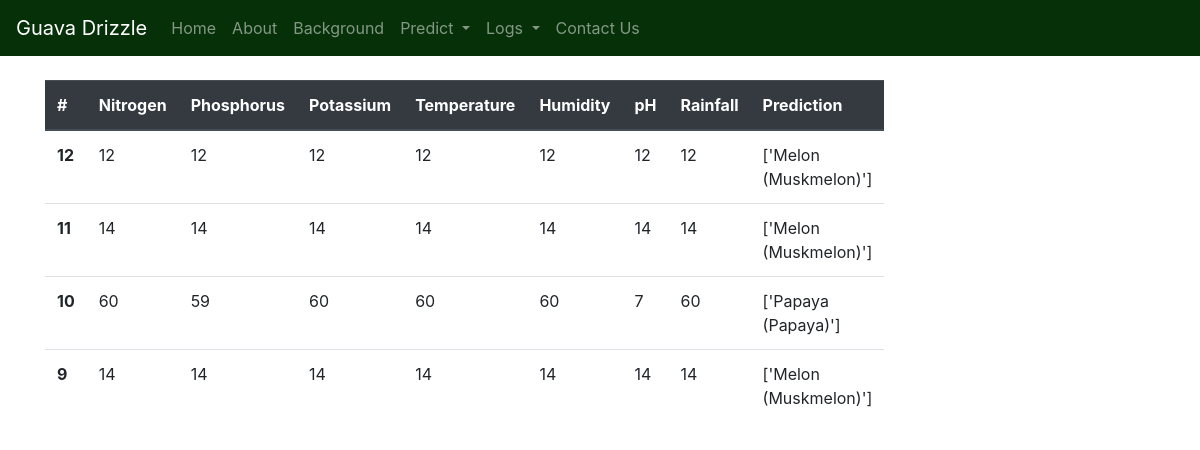
The page /predictedcrops/ on the database its author committed.
### myapp/models.py (models this page shows, shortened)
class Data(models.Model):
    nitrogen = models.PositiveIntegerField(validators = [MinValueValidator(0), MaxValueValidator(300)], null=True)
    phosphorus = models.PositiveIntegerField(validators = [MinValueValidator(0), MaxValueValidator(300)], null=True)
    potassium = models.PositiveIntegerField(validators = [MinValueValidator(0), MaxValueValidator(300)], null=True)
    temperature = models.PositiveIntegerField(validators = [MinValueValidator(0), MaxValueValidator(100)], null=True)
    humidity = models.PositiveIntegerField(validators = [MinValueValidator(0), MaxValueValidator(100)], null=True)
    ph = models.PositiveIntegerField(validators = [MinValueValidator(0), MaxValueValidator(14)], null=True)
    rainfall = models.PositiveIntegerField(validators = [MinValueValidator(0), MaxValueValidator(400)], null=True)
    predicted_crop = models.CharField(max_length=100, blank=True)
    class Meta:
        ordering = ['-id']

### myapp/views.py (the view)
# urls.py: path('predictedcrops/', views.predictedcrops, name='predictedcrops'),
def predictedcrops(request):
    predicted_crops = Data.objects.all()
    context={
        'predicted_crops': predicted_crops
    }
    return render(request, 'myapp/predictedcrops.html', context)

### myapp/templates/myapp/predictedcrops.html (shortened to what this page needs)
{% extends 'base/base.html' %}
{% block content %}
<div class="container">
    <div class="row mt-4">
        <div class="col-md-8 offset-md2">
            <table class="table">
                <thead class="thead-dark">
                  <tr>
                    <th scope="col">#</th>
                    <th scope="col">Nitrogen</th>
                    <th scope="col">Phosphorus</th>
                    <th scope="col">Potassium</th>
                    <th scope="col">Temperature</th>
                    <th scope="col">Humidity</th>
                    <th scope="col">pH</th>
                    <th scope="col">Rainfall</th>
                    <th scope="col">Prediction</th>
                  </tr>
                </thead>
                <tbody>
                  {% for data in predicted_crops %}
                  <tr>
                    <th scope="row">{{ data.id }}</th>
                    <td>{{ data.nitrogen }}</td>
                    <td>{{ data.phosphorus }}</td>
                    <td>{{ data.potassium }}</td>
                    <td>{{ data.temperature }}</td>
                    <td>{{ data.humidity }}</td>
                    <td>{{ data.ph }}</td>
                    <td>{{ data.rainfall }}</td>
                    <td>{{ data.predicted_crop }}</td>
                  </tr>
                  {% endfor %}
                </tbody>
              </table>
        </div>
    </div>
</div>
{% endblock %}

### myapp/templates/base/base.html (shortened to what this page needs)
<!doctype html>
<html lang="en">
  <head>
    <link rel="stylesheet" href="https://cdn.jsdelivr.net/npm/bootstrap@4.6.1/dist/css/bootstrap.min.css">
    <link rel="stylesheet" href="https://cdnjs.cloudflare.com/ajax/libs/font-awesome/5.14.0/css/all.min.css"><link rel="stylesheet" href="https://cdnjs.cloudflare.com/ajax/libs/font-awesome/5.14.0/css/all.min.css">
    <link rel="stylesheet" href="https://cdnjs.cloudflare.com/ajax/libs/font-awesome/5.14.0/css/all.min.css">
    <link rel="stylesheet" href="https://cdnjs.cloudflare.com/ajax/libs/font-awesome/4.7.0/css/font-awesome.min.css">
  </head>
  <body>
      {% include 'base/nav.html' %}
      {% block content %}
      {% endblock %}
  </body>
</html>

### myapp/templates/base/nav.html (shortened to what this page needs)
<nav class="navbar navbar-expand-lg sticky-top navbar-dark" style="background-color: #063008;">
    <a class="navbar-brand" href="{% url 'landing_page' %}">Guava Drizzle</a>
    <div class="collapse navbar-collapse" id="navbarNavDropdown">
      <ul class="navbar-nav">
        <li class="nav-item">
          <a class="nav-link" href="{% url 'home' %}">Home <span class="sr-only">(current)</span></a>
        </li>
        <li class="nav-item">
          <a class="nav-link" href="{% url 'aboutus' %}">About</a>
        </li>
        <li class="nav-item">
            <a class="nav-link" href="{% url 'information_page' %}">Background</a>
          </li>
        <li class="nav-item dropdown">
          <a class="nav-link dropdown-toggle" href="#" id="navbarDropdownMenuLink" role="button" data-toggle="dropdown" aria-expanded="false">
            Predict
          </a>
        </li>
        <li class="nav-item dropdown">
            <a class="nav-link dropdown-toggle" href="#" id="navbarDropdownMenuLink" role="button" data-toggle="dropdown" aria-expanded="false">
              Logs
            </a>
          </li>
          <li class="nav-item">
            <a class="nav-link" href="{% url 'contactus' %}">Contact Us</a>
          </li>
      </ul>
    </div>
  </nav>

### rows shown on the page
Data: id "12", nitrogen "12", phosphorus "12", potassium "12", temperature "12", humidity "12", ph "12", rainfall "12", predicted_crop "['Melon (Muskmelon)']"
Data: id "11", nitrogen "14", phosphorus "14", potassium "14", temperature "14", humidity "14", ph "14", rainfall "14", predicted_crop "['Melon (Muskmelon)']"
Data: id "10", nitrogen "60", phosphorus "59", potassium "60", temperature "60", humidity "60", ph "7", rainfall "60", predicted_crop "['Papaya (Papaya)']"
Data: id "9", nitrogen "14", phosphorus "14", potassium "14", temperature "14", humidity "14", ph "14", rainfall "14", predicted_crop "['Melon (Muskmelon)']"
